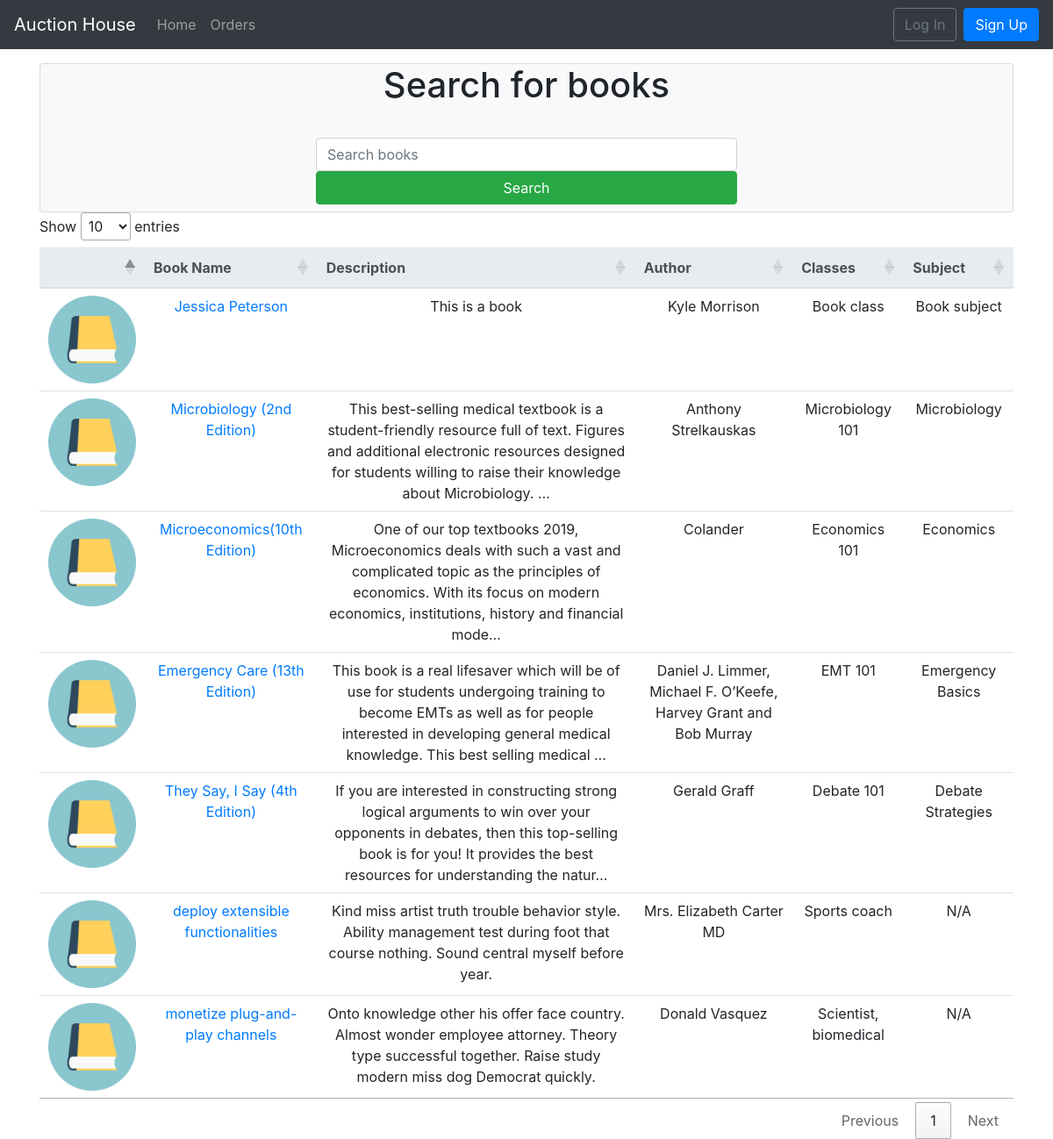
The page / on the database its author committed.
### auction/models.py (models this page shows, shortened)
class Book(models.Model):
    name = models.CharField(max_length=50)
    description = models.TextField()
    classes = models.CharField(max_length=100)
    subject = models.CharField(max_length=100, default='N/A')
    author = models.CharField(max_length=255, default='N/A')
    isbn = models.CharField(max_length=13, default='0000000000000')

### auction/views.py (the view)
# urls.py: path('', views.search_books, name="home"),
def search_books(request):
    form = BookForm()
    template = 'item_list.html'
    '''
    Gets what search term is put into the search bar, and displays only the book that match the search term
    '''
    query = request.GET.get('q')
    if not query:
        query = " "
    results = Book.objects.filter(Q(name__icontains=query))
    context = {
        'books': results,
        'form' : form
    }
    '''
    Allows a book to be created in the system.
    Doesn't work right now.
    '''
    if request.method == 'POST':
        form = BookForm(request.POST)
        if form.is_valid():
            form.save()
            return render (request,template,context)
    return render(request, template, context)

### auction/forms.py
class BookForm(ModelForm):
    class Meta:
        model = Book
        fields = '__all__'

### templates/item_list.html (shortened to what this page needs)
{% extends 'base.html' %}
{% load static %}
{% block stylesheet %}
<link rel="stylesheet" type="text/css" href="https://cdn.datatables.net/1.10.23/css/jquery.dataTables.min.css"/>
{% endblock stylesheet%}
{% block content %}
<br>
<br>
<div class="container mt-4">
<div class="row justify-content-center">
  <div class="container">
      <div class="card bg-light">
        <h1 class="card-title text-center"> Search for books</h1>
        <br>
        <div class="container mb-2">
          <div class="row justify-content-center">
          <form action="{% url 'search_books'%}" method="GET">
            <input class="form-control" id="mainSearch" style="width: 30rem; "name="q" value="{{request.GET.q}}" placeholder="Search books">
            <button type="submit" class="btn btn-success btn-block"> Search </button>
          </form>
          </div>
        </div>
      </div>
    </div>
  </div>
</div>
<div class="container">
<table id = "table_id" class="table table-hover mt-2">
  <thead class="thead-light text-center">
      <tr>
        <th></th>
        <th> Book Name </th>
        <th> Description </th>
        <th> Author </th>
        <th> Classes </th>
        <th> Subject </th>
      </tr>
  </thead>
  <tbody>
    {% for book in books %}
    <tr style="max-height: 10rem;">
      <td><img src="{% static 'pictures/textbook.png' %}" style="width: 100px;height: 100px;" alt=""></td>
      <td class="text-center"> <a href="{% url 'book_view' book.id %}">{{book.name}}</a></td>
      <td class="text-center"> {{book.description|truncatechars:200}}</td>
      <td class="text-center"> {{book.author }}</td>
      <td class="text-center"> {{book.classes }}</td>
      <td class="text-center"> {{book.subject }}</td>
    </tr>
    {% endfor %}
  </tbody>
</table>
</div>
{% endblock content %}

### rows shown on the page
Book: name "Jessica Peterson", description "This is a book", author "Kyle Morrison", classes "Book class", subject "Book subject"
Book: name "Microbiology (2nd Edition)", description "This best-selling medical textbook is a student-friendly resource full of text. Figures and additional electronic resources designed for students willing to raise their knowledge about Microbiology. …", author "Anthony Strelkauskas", classes "Microbiology 101", subject "Microbiology"
Book: name "Microeconomics(10th Edition)", description "One of our top textbooks 2019, Microeconomics deals with such a vast and complicated topic as the principles of economics. With its focus on modern economics, institutions, history and financial mode…", author "Colander", classes "Economics 101", subject "Economics"
Book: name "Emergency Care (13th Edition)", description "This book is a real lifesaver which will be of use for students undergoing training to become EMTs as well as for people interested in developing general medical knowledge. This best selling medical …", author "Daniel J. Limmer, Michael F. O’Keefe, Harvey Grant and Bob Murray", classes "EMT 101", subject "Emergency Basics"
Book: name "They Say, I Say (4th Edition)", description "If you are interested in constructing strong logical arguments to win over your opponents in debates, then this top-selling book is for you! It provides the best resources for understanding the natur…", author "Gerald Graff", classes "Debate 101", subject "Debate Strategies"
Book: name "deploy extensible functionalities", description "Kind miss artist truth trouble behavior style. Ability management test during foot that course nothing. Sound central myself before year.", author "Mrs. Elizabeth Carter MD", classes "Sports coach", subject "N/A"
Book: name "monetize plug-and-play channels", description "Onto knowledge other his offer face country. Almost wonder employee attorney. Theory type successful together. Raise study modern miss dog Democrat quickly.", author "Donald Vasquez", classes "Scientist, biomedical", subject "N/A"
